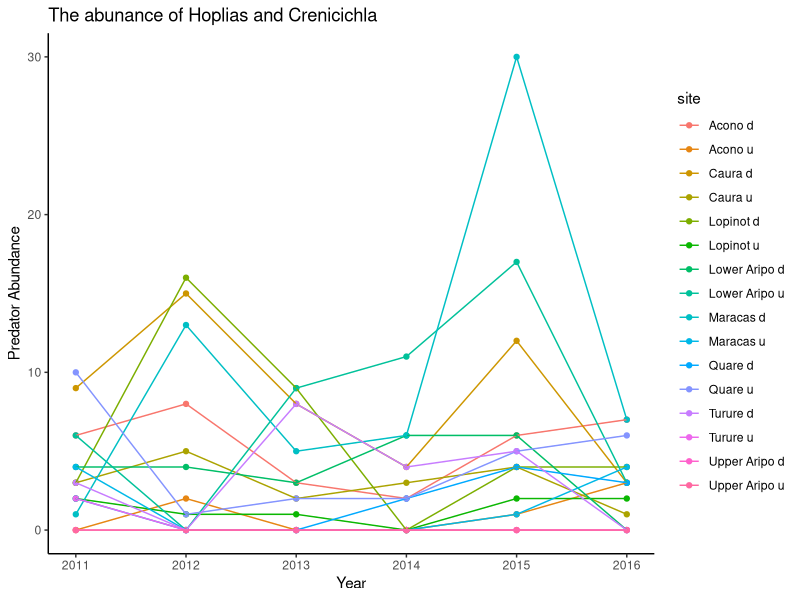
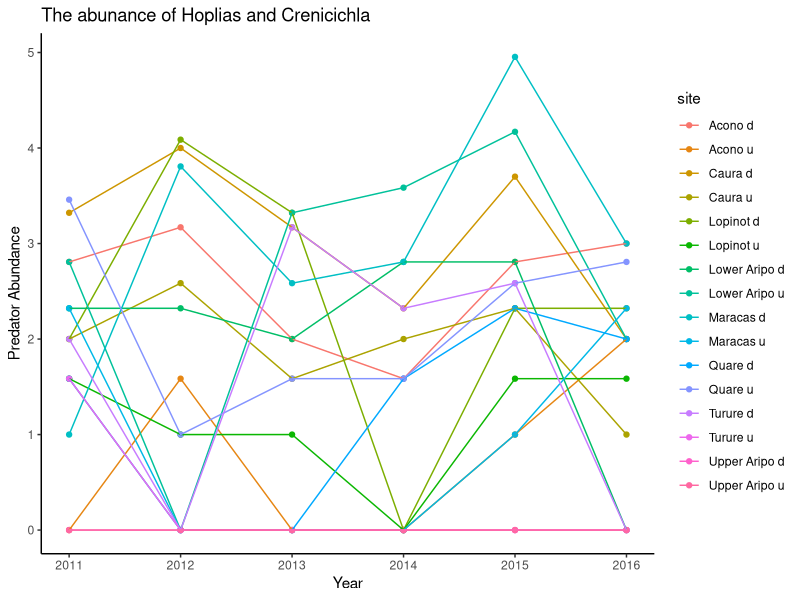
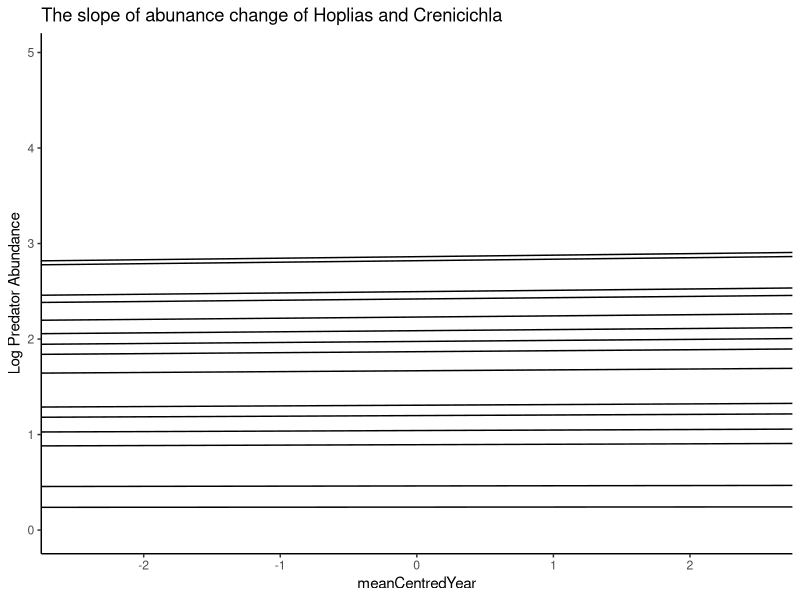
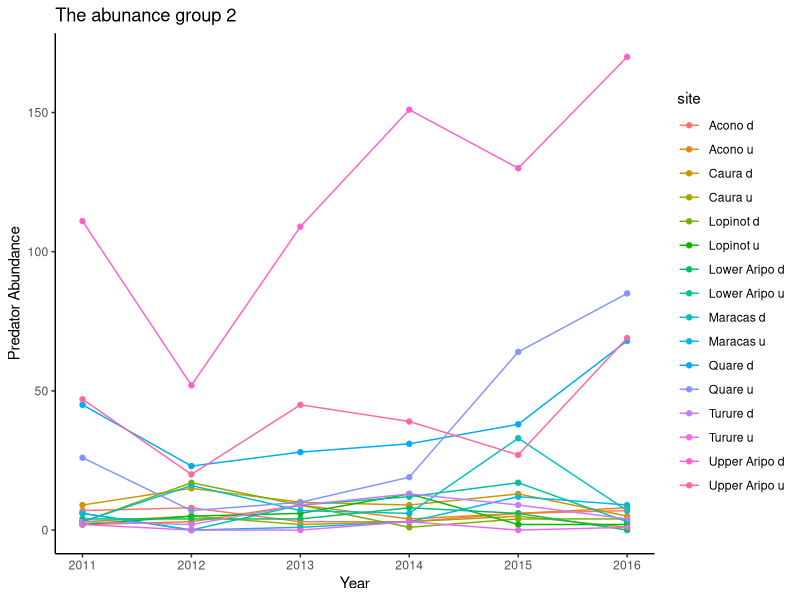
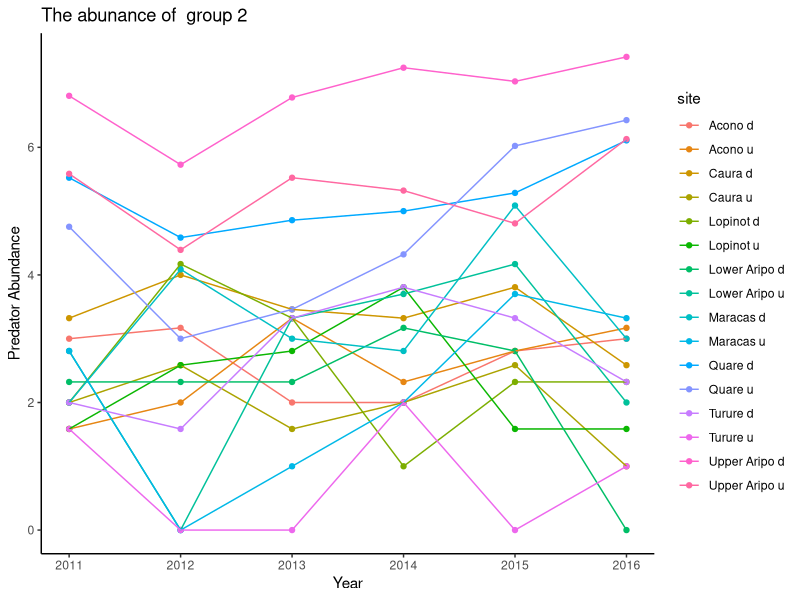
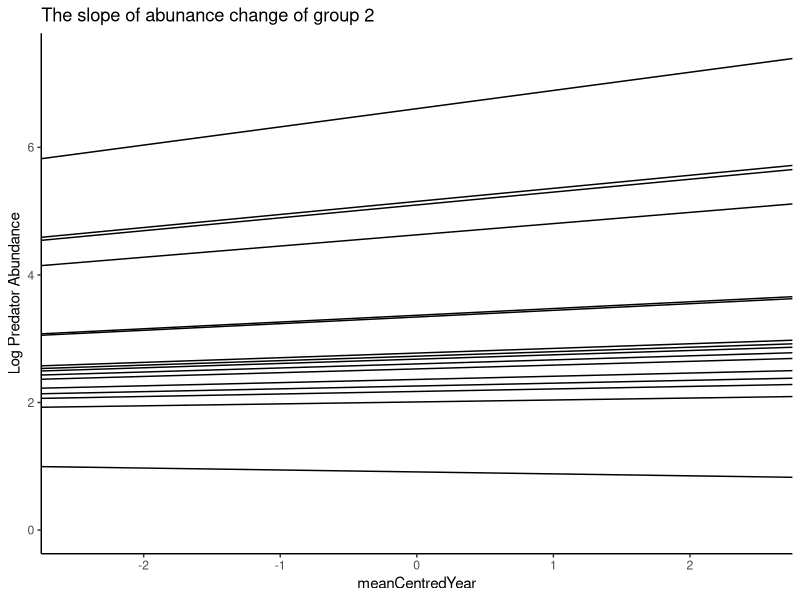
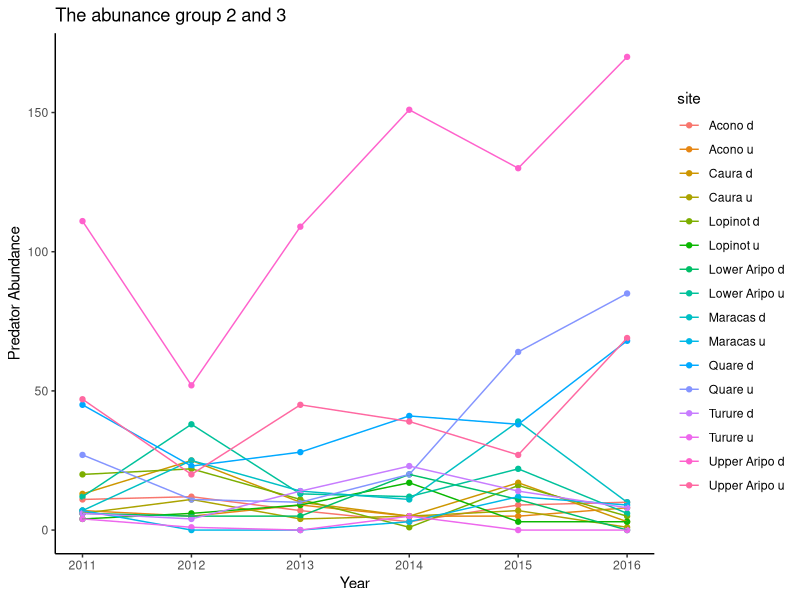
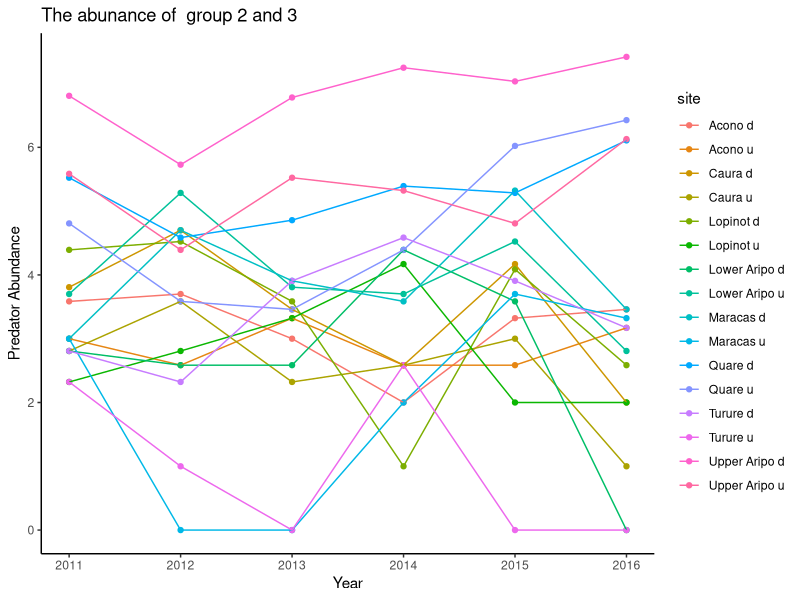

Generate these figures, in order, with R:
## ---- chunk 1
setwd("C:\\Users\\faj\\Documents\\OneDrive for Business\\research\\FishPredation\\Data")

library(dplyr)
library(tidyr)
library(ggplot2)
library(lme4)
library(lsmeans)
library(pbkrtest)

#preparing data 

fishDataAll <- read.csv("Fish data June 2017.csv")
head(fishDataAll)
str(fishDataAll)


selectMonths <- c("07", "08")# i am selecting out these months because then i can use the last timepoint 


#select data from only the July and Auguest, and remove first year 
SelectData <- fishDataAll %>% 
	separate(date, c("Day", "Month", "Year"), sep = "/") %>%
	filter(Year != 2010)%>%
	filter(Month %in% selectMonths)

fishData <- data.frame(SelectData)

#calculate biomass
fishData$TotBiomass <- (fishData$numbercaught + fishData$numberseen)* fishData$weight

#calculating percentage abundance
TotBioSite<- fishData %>% 
	group_by(site, Year) %>%
	summarise(BiomasSiteSum = sum(TotBiomass, na.rm=TRUE))

siteBiomass <- data.frame(TotBioSite)

## ---- chunk 2

predatorsAbN <- fishData %>% 
	filter(species == "Hoplias malabaricus" | species == "Crenicichla frenata") %>%
	group_by(site, Year) %>%
	summarise(AbundanceSum = sum(numbercaught))

predatorsAb <- data.frame(predatorsAbN)
predatorsAb$Year <- as.numeric(predatorsAb$Year)

#add the total site biomass data, just to i can identify sites with no predators 
FishDataTotAb <- merge(siteBiomass, predatorsAb, by = c("site" ,"Year"),all=TRUE) # this makes sure i 
#know what years had no predators recoreded in 
FishDataTotAb$AbundanceSum[is.na(FishDataTotAb$AbundanceSum)] <- 0
FishDataTotAb$Year <- as.numeric(FishDataTotAb$Year)


#add mean centered year for further analysis
meanYear <-summarise(FishDataTotAb, meanYear = mean(Year)) 
FishDataTotAb$meanYear <- meanYear[1,]
FishDataTotAb$meanCentredYear <-  FishDataTotAb$Year- FishDataTotAb$meanYear	

FishDataTotAb$logAb <- log2(FishDataTotAb$AbundanceSum + 1)

## ---- chunk 3

AbPlot <- ggplot(FishDataTotAb, aes(x = Year, y = AbundanceSum, col = site, group = site))
AbPlot + geom_point() +
	geom_line() +
	theme_classic() +
	labs(title="The abunance of Hoplias and Crenicichla", y = "Predator Abundance")

AbPlotLog <- ggplot(FishDataTotAb, aes(x = Year, y = logAb, col = site, group = site))
AbPlotLog + geom_point() +
	geom_line() +
	theme_classic() +
	labs(title="The abunance of Hoplias and Crenicichla", y = "Predator Abundance")


## ---- chunk 4

AbM1 <- lmer(logAb  ~ meanCentredYear + (meanCentredYear|site), data = FishDataTotAb)
summary(AbM1)

#plot slopes of sites
AbM1_Lines <- coef(AbM1)$site[c(1:2)] # get slope and intercept of each line in model 3
names(AbM1_Lines) <- c("intercept", "slope")

m3.plot <- ggplot(data = FishDataTotAb, aes(x = meanCentredYear, y = logAb)) # plot of model with varying intercept but not slope, but only main slope shown
m3.plot + geom_blank() + 
	theme_classic() +
	geom_abline(slope = AbM1_Lines$slope, intercept = AbM1_Lines$intercept) +
	labs(title="The slope of abunance change of Hoplias and Crenicichla", y = "Log Predator Abundance")

## ---- chunk 5

predatorsAbNm <- fishData %>% 
	filter(species == "Hoplias malabaricus" | species == "Crenicichla frenata" | 
		species == "Gymnotus carapo"| species ==  "Rivulus hartii") %>%
	group_by(site, Year) %>%
	summarise(AbundanceSum = sum(numbercaught + numberseen))

predatorsAbm <- data.frame(predatorsAbNm)
predatorsAbm$Year <- as.numeric(predatorsAbm$Year)

#add the total site biomass data, just to i can identify sites with no predators 
FishDataTotAbm <- merge(siteBiomass, predatorsAbm, by = c("site" ,"Year"),all=TRUE) # this makes sure i 
#know what years had no predators recoreded in 
FishDataTotAbm$AbundanceSum[is.na(FishDataTotAbm$AbundanceSum)] <- 0
FishDataTotAbm$Year <- as.numeric(FishDataTotAbm$Year)


#add mean centered year for further analysis
meanYear <-summarise(FishDataTotAbm, meanYear = mean(Year)) 
FishDataTotAbm$meanYear <- meanYear[1,]
FishDataTotAbm$meanCentredYear <-  FishDataTotAbm$Year - FishDataTotAbm$meanYear	

FishDataTotAbm$logAb <- log2(FishDataTotAbm$AbundanceSum + 1)

## ---- chunk 6

AbPlotm <- ggplot(FishDataTotAbm, aes(x = Year, y = AbundanceSum, col = site, group = site))
AbPlotm + geom_point() +
	geom_line() +
	theme_classic() +
	labs(title="The abunance group 2", y = "Predator Abundance")

AbPlotLogm <- ggplot(FishDataTotAbm, aes(x = Year, y = logAb, col = site, group = site))
AbPlotLogm + geom_point() +
	geom_line() +
	theme_classic() +
	labs(title="The abunance of  group 2", y = "Predator Abundance")


## ---- chunk 7

AbM1m <- lmer(logAb  ~ meanCentredYear + (meanCentredYear|site), data = FishDataTotAbm)
summary(AbM1m)

#plot slopes of sites
AbM1_Linesm <- coef(AbM1m)$site[c(1:2)] # get slope and intercept of each line in model 3
names(AbM1_Linesm) <- c("intercept", "slope")

m3.plot <- ggplot(data = FishDataTotAbm, aes(x = meanCentredYear, y = logAb)) # plot of model with varying intercept but not slope, but only main slope shown
m3.plot + geom_blank() + 
	theme_classic() +
	geom_abline(slope = AbM1_Linesm$slope, intercept = AbM1_Linesm$intercept) +
	labs(title="The slope of abunance change of group 2", y = "Log Predator Abundance")

## ---- chunk 8

group12 <- c("Hoplias malabaricus", "Crenicichla frenata", "Gymnotus carapo", "Anablepsoides hartii",
			"Cichlasoma taenia", "Cichlasoma taenia", "Corynopoma riisei", "Roeboides dientonito", 
			"Agonostomus monticola", "Rhamdia quelen", "andinoacara pulcher", "Hemigrammus unilineatus", "Rivulus hartii")

predatorsAbNw <- fishData %>% 
	filter(species %in% group12)  %>%
	group_by(site, Year) %>%
	summarise(AbundanceSum = sum(numbercaught))

predatorsAbw <- data.frame(predatorsAbNw)
predatorsAbw$Year <- as.numeric(predatorsAbw$Year)

#add the total site biomass data, just to i can identify sites with no predators 
FishDataTotAbw <- merge(siteBiomass, predatorsAbw, by = c("site" ,"Year"),all=TRUE) # this makes sure i 
#know what years had no predators recoreded in 
FishDataTotAbw$AbundanceSum[is.na(FishDataTotAbw$AbundanceSum)] <- 0
FishDataTotAbw$Year <- as.numeric(FishDataTotAbw$Year)

#add mean centered year for further analysis
meanYear <-summarise(FishDataTotAbw, meanYear = mean(Year)) 
FishDataTotAbw$meanYear <- meanYear[1,]
FishDataTotAbw$meanCentredYear <-  FishDataTotAbw$Year - FishDataTotAbw$meanYear	

FishDataTotAbw$logAb <- log2(FishDataTotAbw$AbundanceSum + 1)

## ---- chunk 9

AbPlotw <- ggplot(FishDataTotAbw, aes(x = Year, y = AbundanceSum, col = site, group = site))
AbPlotw + geom_point() +
	geom_line() +
	theme_classic() +
	labs(title="The abunance group 2 and 3", y = "Predator Abundance")

AbPlotLogw <- ggplot(FishDataTotAbw, aes(x = Year, y = logAb, col = site, group = site))
AbPlotLogw + geom_point() +
	geom_line() +
	theme_classic() +
	labs(title="The abunance of  group 2 and 3", y = "Predator Abundance")


## ---- chunk 10

AbM1w <- lmer(logAb  ~ meanCentredYear + (meanCentredYear|site), data = FishDataTotAbw)
summary(AbM1w)

#plot slopes of sites
AbM1_Linesw <- coef(AbM1w)$site[c(1:2)] # get slope and intercept of each line in model 3
names(AbM1_Linesw) <- c("intercept", "slope")

m3.plotw <- ggplot(data = FishDataTotAbw, aes(x = meanCentredYear, y = logAb)) # plot of model with varying intercept but not slope, but only main slope shown
m3.plot + geom_blank() + 
	theme_classic() +
	geom_abline(slope = AbM1_Linesw$slope, intercept = AbM1_Linesw$intercept) +
	labs(title="The slope of abunance change of group 2", y = "Log Predator Abundance")
